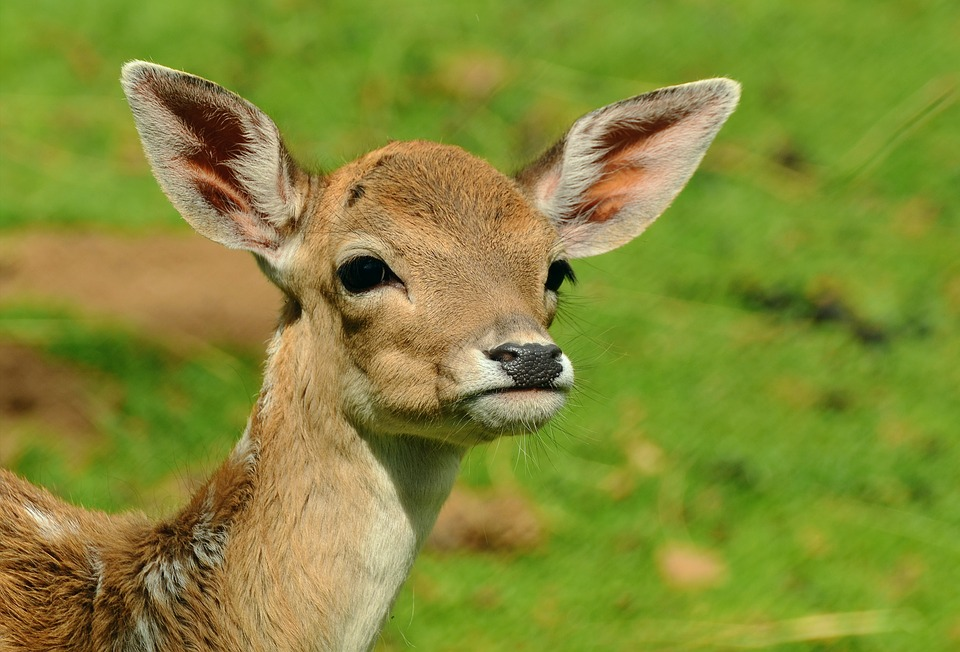
#> input picture deer.jpg, 960 x 652 px
$ python otsu_and_riddler.py --image deer.jpg   (older library calls are emulated)
#> lines starting #> are read from the running program, lines starting #| are printed output that depends on the picture; after the words box and inside, x2 and y2 are one past the last pixel; in counts of white or black regions, pixels touching at a corner belong together
from __future__ import print_function
import cv2
import mahotas
import numpy as np
import argparse

ap=argparse.ArgumentParser()
ap.add_argument("-i","--image", required= True, help="Path to image")
args=vars(ap.parse_args())
image= cv2.imread(args["image"])
#> image is the input picture: shape (652, 960, 3); mean B, G, R 53.6, 139, 132
image= cv2.cvtColor(image, cv2.COLOR_BGR2GRAY)
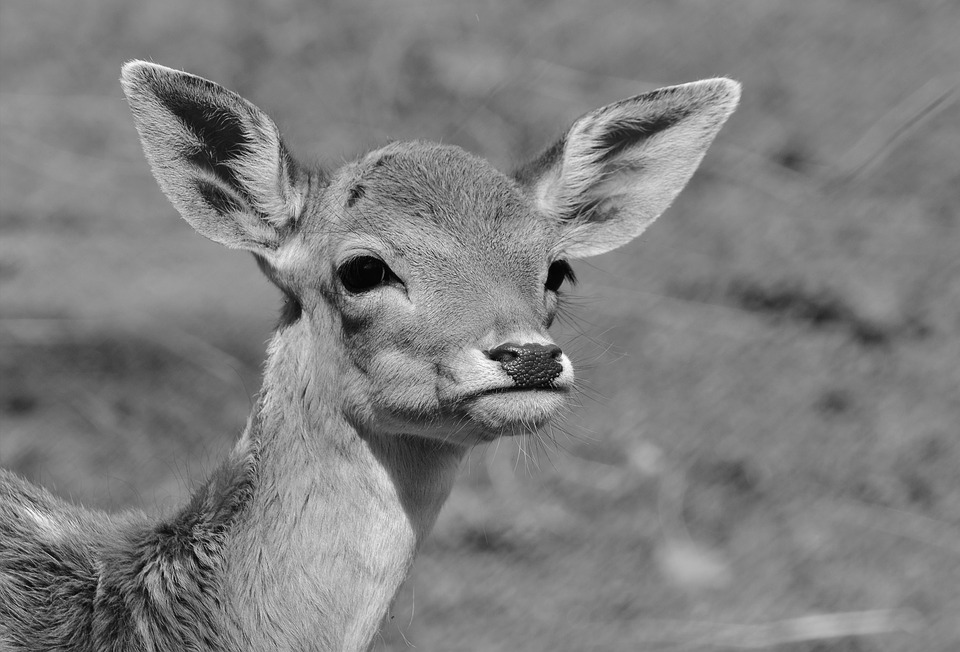
#> image: shape (652, 960); min 1, max 254, mean 127.2
blurred= cv2.GaussianBlur(image, (5,5), 0)
cv2.imshow("Image", image)
T= mahotas.thresholding.otsu(blurred)
#> T = 109
print("Otsu's threshold: {}".format(T))
#| Otsu's threshold: 109
thresh= image.copy()
thresh[thresh> T] =255
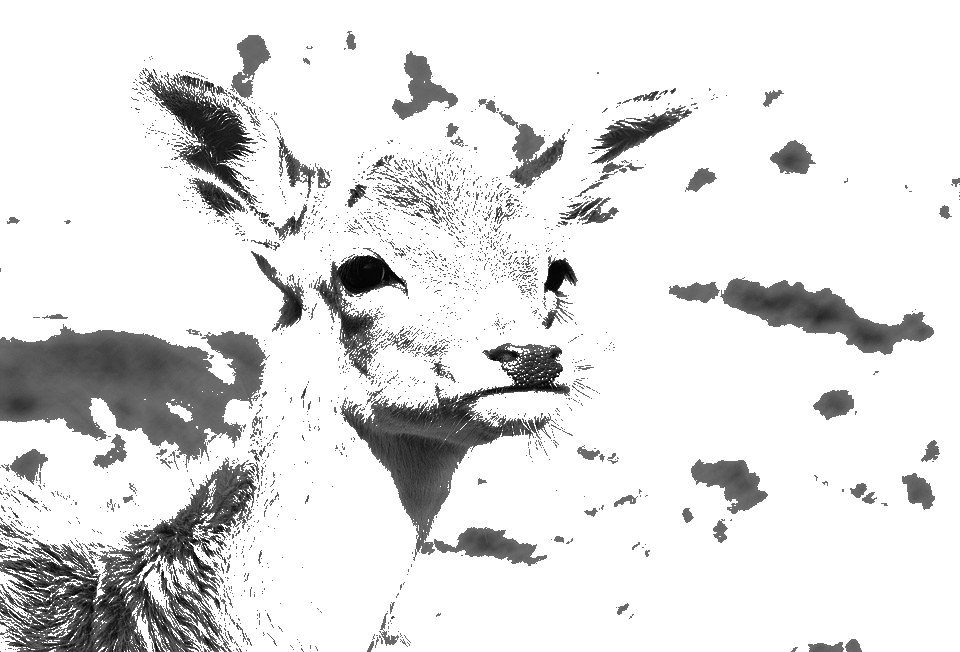
#> thresh: shape (652, 960); min 1, max 255, mean 224.6
thresh[ thresh < 255]=0
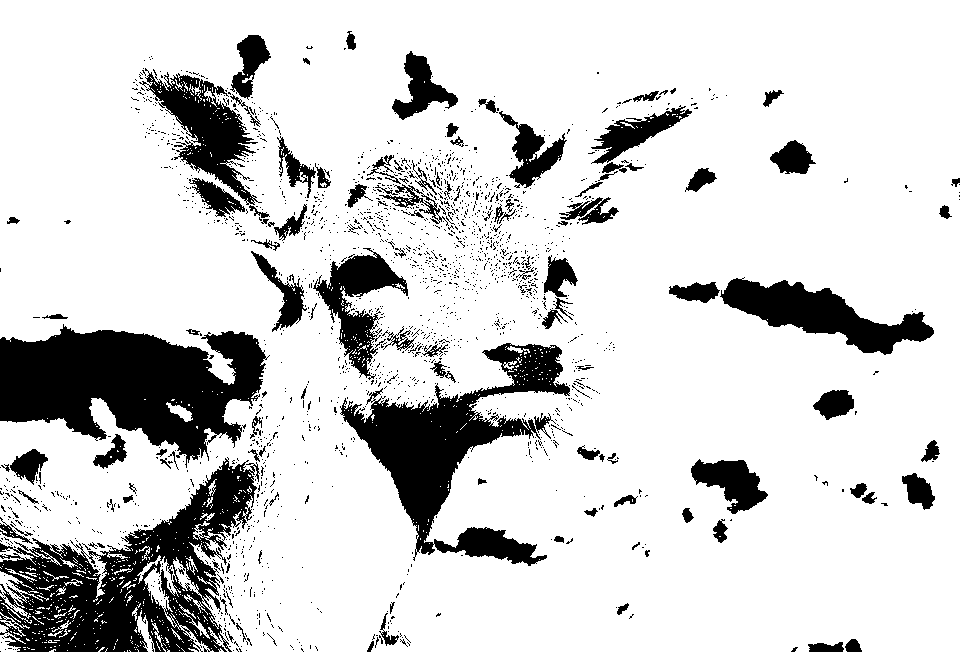
#> thresh: shape (652, 960); 82.5% white; 1984 black regions (1860 under 20 px), largest, box (x1, y1, x2, y2) and area: (0, 324, 270, 468) 22862, (0, 457, 260, 652) 21638, (340, 343, 570, 566) 16319
thresh= cv2.bitwise_not(thresh)
cv2.imshow("Otsu", thresh)

#> (the run stopped early here; a loop or call above may not have finished)
